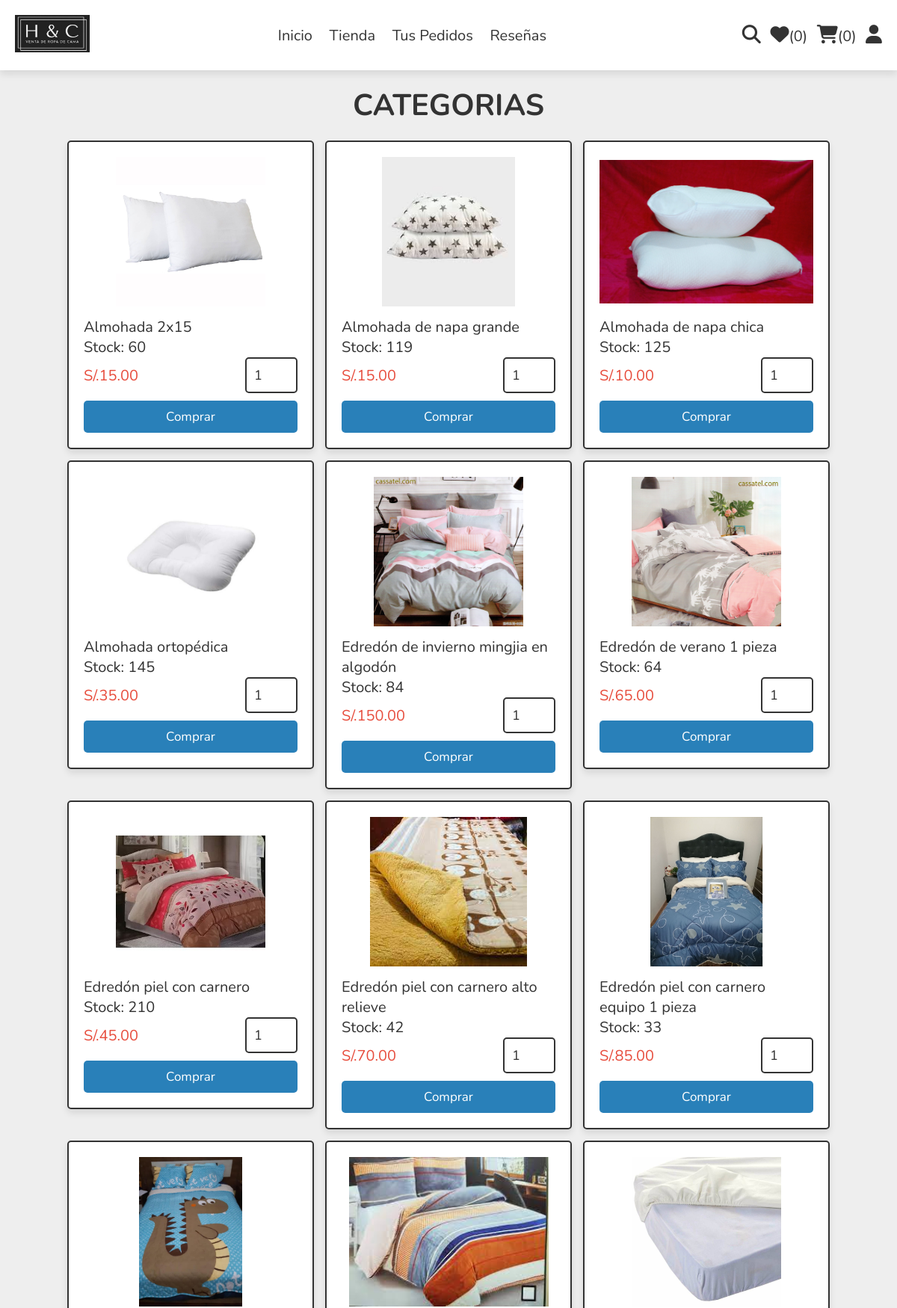
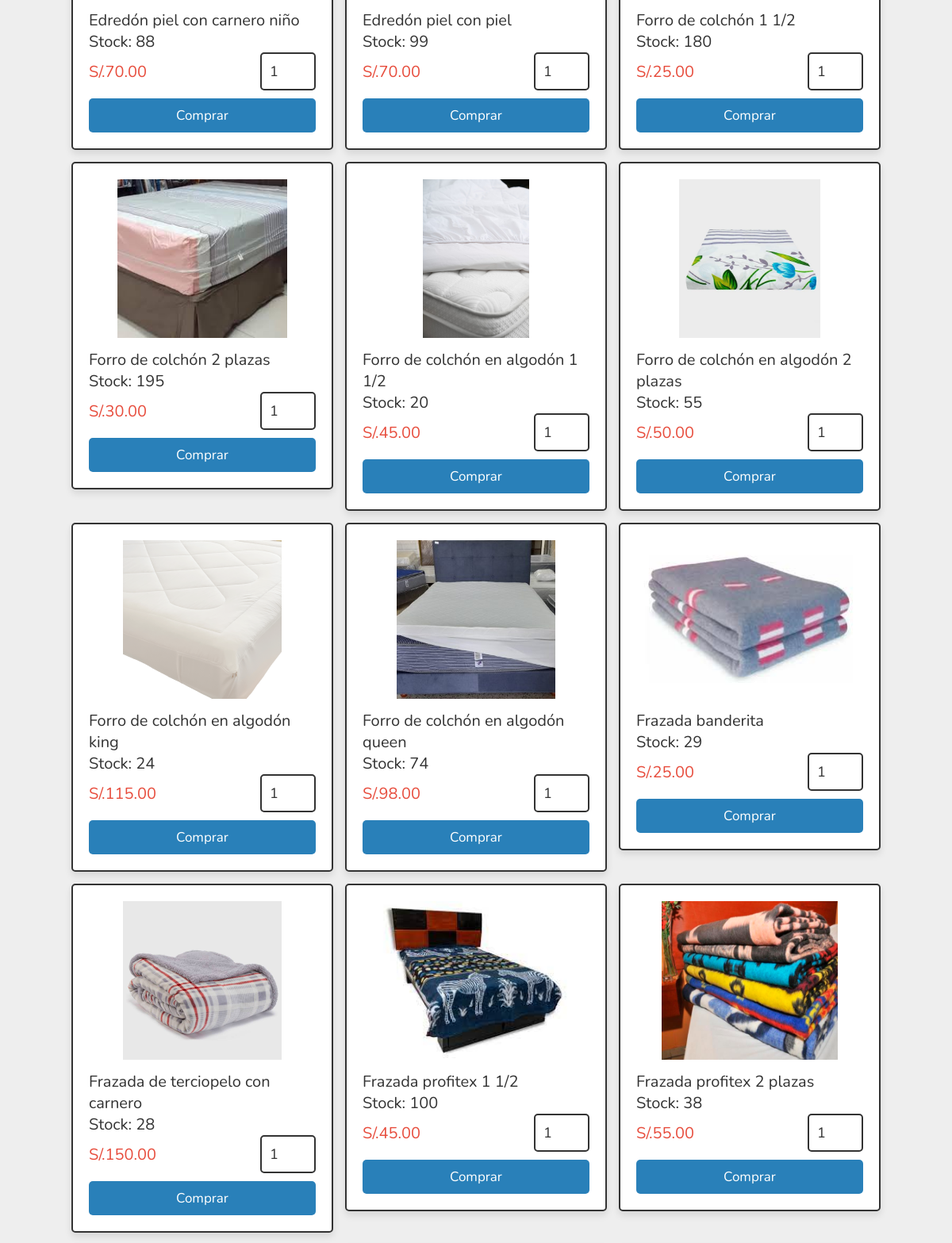
Screenshot of /categoria.php (upper part) with the database file from the repository (2 pictures, top to bottom).
### tables this page shows
CREATE TABLE `producto` (
  `id` int(11) NOT NULL,
  `nombre` varchar(50) NOT NULL,
  `detalles` varchar(250) NOT NULL,
  `precio` decimal(10,2) NOT NULL,
  `stock` int(11) NOT NULL,
  `idcat` int(11) NOT NULL,
  `imagen1` varchar(100) NOT NULL,
  `imagen2` varchar(100) NOT NULL,
  `imagen3` varchar(100) NOT NULL
);

### categoria.php (the view, shortened to what this page needs)
<?php
include 'components/connect.php';
?>
<!DOCTYPE html>
<html lang="en">
<head>
   <link rel="stylesheet" href="https://cdnjs.cloudflare.com/ajax/libs/font-awesome/6.1.1/css/all.min.css">
   <link rel="stylesheet" href="css/style.css">
</head>
<body>
<?php include 'components/user_header.php'; ?>
<section class="products">
   <h1 class="heading">Categorias</h1>
   <div class="box-container">
   <?php
     $category = $_GET['idcat'];
     $select_products = $conn->prepare("SELECT p.id,p.nombre, p.precio, p.stock - COALESCE((
      SELECT SUM(dp.cantProd)
      FROM detallepedido dp
      INNER JOIN pedido pe ON dp.idPedido = pe.id
      WHERE dp.idProducto = p.id
         AND pe.estado = 'Pendiente'
   ), 0) AS stock_act, p.imagen1 FROM producto p WHERE p.idcat LIKE '%{$category}%'");
     $select_products->execute();
     if($select_products->rowCount() > 0){
      while($fetch_product = $select_products->fetch(PDO::FETCH_ASSOC)){
   ?>
   <form action="" method="post" class="box">
      <img src="uploaded_img/<?= $fetch_product['imagen1']; ?>" alt="">
      <div class="name"><?= $fetch_product['nombre']; ?></div>
      <div  class="stock"><span>Stock: </span><?= $fetch_product['stock_act']; ?></div>
      <div class="flex">
         <div class="price"><span>S/.</span><?= $fetch_product['precio']; ?></div>
         <input type="number" name="qty" class="qty" min="1" max="99" onkeypress="if(this.value.length == 2) return false;" value="1">
      </div>
      <input type="submit" value="comprar" class="btn" name="add_to_cart">
   </form>
   <?php
      }
   }else{
      echo '<p class="empty">No hay productos</p>';
   }
   ?>
   </div>
</section>
</body>
</html>

### components/user_header.php (shortened to what this page needs)
<header class="header">
   <section class="flex">
      <a><img src="images/logohyc.jpg" style="width: 100px; height: 50px;"></a>
      <nav class="navbar">
         <a href="home.php">Inicio</a>
         <a href="tienda.php">Tienda</a>
         <a href="tuspedidos.php">Tus Pedidos</a>
         <a href="comentario.php">Reseñas</a>
      </nav>
      <div class="icons">
         <?php
            $count_wishlist_items = $conn->prepare("SELECT * FROM `listadeseos` WHERE idUsuario = ?");
            $count_wishlist_items->execute([$user_id]);
            $total_wishlist_counts = $count_wishlist_items->rowCount();
            $count_cart_items = $conn->prepare("SELECT d.id FROM detallecarrito d INNER JOIN carrito c ON d.idCarrito = c.id  WHERE c.idUsuario = ?");
            $count_cart_items->execute([$user_id]);
            $total_cart_counts = $count_cart_items->rowCount();
         ?>
         <a href=""><i class="fas fa-search"></i></a>
         <a href="favorito.php"><i class="fas fa-heart"></i><span>(<?= $total_wishlist_counts; ?>)</span></a>
         <a href="carrito.php"><i class="fas fa-shopping-cart"></i><span>(<?= $total_cart_counts; ?>)</span></a>
         <div id="user-btn" class="fas fa-user"></div>
      </div>
   </section>
</header>

### css/style.css (style rules this page uses)
:root { --main-color:#2980b9; --orange:#f39c12; --red:#e74c3c; --black:#333; --white:#fff; --light-color:#666; --light-bg:#eee; --border:.2rem solid var(--black); --box-shadow:0 .5rem 1rem rgba(0,0,0,.1); }
* { font-family: 'Nunito', sans-serif; margin:0; padding:0; box-sizing: border-box; outline: none; border:none; text-decoration: none; }
html { font-size: 62.5%; overflow-x: hidden; }
body { background-color: var(--light-bg); }
section { padding:2rem; max-width: 1200px; margin:0 auto; }
.heading { font-size: 4rem; color:var(--black); margin-bottom: 2rem; text-align: center; text-transform: uppercase; }
.btn, .delete-btn, .option-btn { display: block; width: 100%; margin-top: 1rem; border-radius: .5rem; padding:1rem 3rem; font-size: 1.7rem; text-transform: capitalize; color:var(--white); cursor: pointer; text-align: center; }
.btn { background-color: var(--main-color); }
.header { position: sticky; top:0; left:0; right:0; background-color: var(--white); box-shadow: var(--box-shadow); z-index: 1000; }
.header .flex { display: flex; align-items: center; justify-content: space-between; position: relative; }
.header .flex .navbar a { margin:0 1rem; font-size: 2rem; color:var(--black); }
.header .flex .icons > * { margin-left: 1rem; font-size: 2.5rem; cursor: pointer; color:var(--black); }
.header .flex .icons a span { font-size: 2rem; }
.products .box-container { display: grid; grid-template-columns: repeat(auto-fit, 33rem); gap:1.5rem; justify-content: center; align-items: flex-start; }
.products .box-container .box { position: relative; background-color: var(--white); box-shadow: var(--box-shadow); border-radius: .5rem; border:var(--border); padding:2rem; overflow: hidden; }
.products .box-container .box img { height: 20rem; width: 100%; object-fit: contain; margin-bottom: 1rem; }
.products .box-container .box .name { font-size: 2rem; color:var(--black); }
.products .box-container .box .stock { font-size: 2rem; color:var(--black); }
.products .box-container .box .flex { display: flex; align-items: center; gap:1rem; }
.products .box-container .box .flex .qty { width: 7rem; padding:1rem; border:var(--border); font-size: 1.8rem; color:var(--black); border-radius: .5rem; }
.products .box-container .box .flex .price { font-size: 2rem; color:var(--red); margin-right: auto; }

### rows the page displays
producto: imagen1 (picture), nombre "Almohada 2x15", stock_act "60", precio "15.00"
producto: imagen1 (picture), nombre "Almohada de napa grande", stock_act "119", precio "15.00"
producto: imagen1 (picture), nombre "Almohada de napa chica", stock_act "125", precio "10.00"
producto: imagen1 (picture), nombre "Almohada ortopédica", stock_act "145", precio "35.00"
producto: imagen1 (picture), nombre "Edredón de invierno mingjia en algodón", stock_act "84", precio "150.00"
producto: imagen1 (picture), nombre "Edredón de verano 1 pieza", stock_act "64", precio "65.00"
producto: imagen1 (picture), nombre "Edredón piel con carnero", stock_act "210", precio "45.00"
producto: imagen1 (picture), nombre "Edredón piel con carnero alto relieve", stock_act "42", precio "70.00"
producto: imagen1 (picture), nombre "Edredón piel con carnero equipo 1 pieza", stock_act "33", precio "85.00"
producto: imagen1 (picture), nombre "Edredón piel con carnero niño", stock_act "88", precio "70.00"
producto: imagen1 (picture), nombre "Edredón piel con piel", stock_act "99", precio "70.00"
producto: imagen1 (picture), nombre "Forro de colchón 1 1/2", stock_act "180", precio "25.00"
producto: imagen1 (picture), nombre "Forro de colchón 2 plazas", stock_act "195", precio "30.00"
producto: imagen1 (picture), nombre "Forro de colchón en algodón 1 1/2", stock_act "20", precio "45.00"
producto: imagen1 (picture), nombre "Forro de colchón en algodón 2 plazas", stock_act "55", precio "50.00"
producto: imagen1 (picture), nombre "Forro de colchón en algodón king", stock_act "24", precio "115.00"
producto: imagen1 (picture), nombre "Forro de colchón en algodón queen", stock_act "74", precio "98.00"
producto: imagen1 (picture), nombre "Frazada banderita", stock_act "29", precio "25.00"
producto: imagen1 (picture), nombre "Frazada de terciopelo con carnero", stock_act "28", precio "150.00"
producto: imagen1 (picture), nombre "Frazada profitex 1 1/2", stock_act "100", precio "45.00"
producto: imagen1 (picture), nombre "Frazada profitex 2 plazas", stock_act "38", precio "55.00"

### other values shown
$total_wishlist_counts "0"
$total_cart_counts "0"
